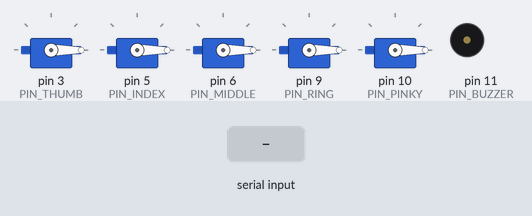
The sketch below on a simulated Arduino Uno, built with avr-gcc and run on an emulated ATmega328P. On the bench: 5 × servo, buzzer (waves = sounding). The test bench sets the inputs (shaded band). What the sketch prints to the serial monitor is not drawn.

Above: at 1.3 s.
1.4 s: "P90\n" received over Serial
At 2.3 s:
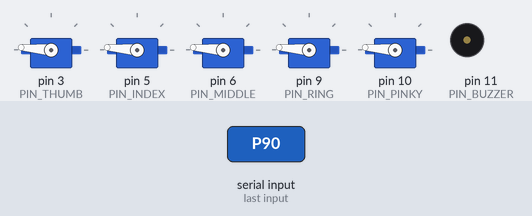
2.9 s: "R90\n" received over Serial
At 2.91 s:
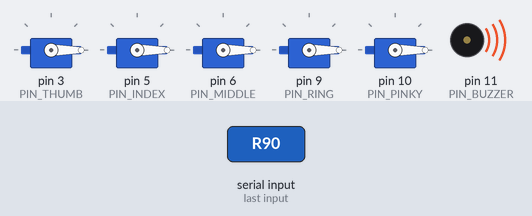
4.4 s: "S90\n" received over Serial
At 5.6 s:
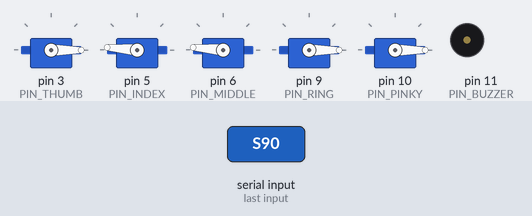
5.9 s: "R,45\n" received over Serial
At 6.4 s:
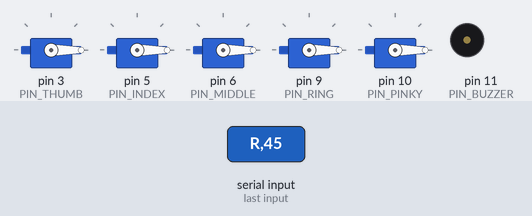
7.4 s: "P,45\n" received over Serial
At 8.7 s:
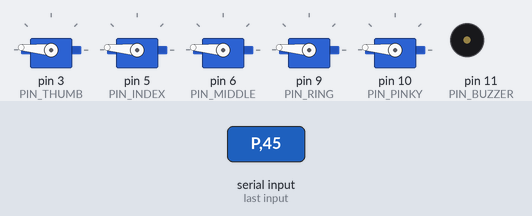
Timing chart, 0 to 9.9 s (numbered marks = the images above; inputs shaded):
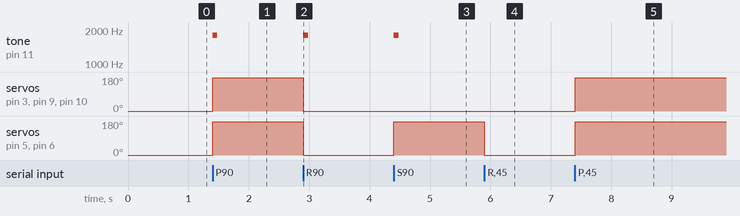

The sketch:

beatter_arm.ino
```cpp
/*
 * beaTTer - Unbeatable Rock-Paper-Scissors Arduino Firmware
 * Controls 5 Servo Motors for robotic hand fingers:
 * Pin 3: Thumb Servo
 * Pin 5: Index Servo
 * Pin 6: Middle Servo
 * Pin 9: Ring Servo
 * Pin 10: Pinky Servo
 * Pin 11: Buzzer / LED indicator
 * Baud Rate: 115200
 */

#include <Servo.h>

Servo servoThumb;
Servo servoIndex;
Servo servoMiddle;
Servo servoRing;
Servo servoPinky;

const int PIN_THUMB = 3;
const int PIN_INDEX = 5;
const int PIN_MIDDLE = 6;
const int PIN_RING = 9;
const int PIN_PINKY = 10;
const int PIN_BUZZER = 11;

// Servo angle limits (calibrate for your physical hand mechanics)
const int ANGLE_CURL = 0;    // Closed fist
const int ANGLE_EXTEND = 175; // Open finger

void setup() {
  Serial.begin(115200);
  pinMode(PIN_BUZZER, OUTPUT);

  servoThumb.attach(PIN_THUMB);
  servoIndex.attach(PIN_INDEX);
  servoMiddle.attach(PIN_MIDDLE);
  servoRing.attach(PIN_RING);
  servoPinky.attach(PIN_PINKY);

  // Initial neutral state (Fist / Rock ready position)
  poseRock();
  digitalWrite(PIN_BUZZER, HIGH);
  delay(100);
  digitalWrite(PIN_BUZZER, LOW);
  Serial.println("BEATTER_ARM_READY");
}

void poseRock() {
  servoThumb.write(ANGLE_CURL);
  servoIndex.write(ANGLE_CURL);
  servoMiddle.write(ANGLE_CURL);
  servoRing.write(ANGLE_CURL);
  servoPinky.write(ANGLE_CURL);
}

void posePaper() {
  servoThumb.write(ANGLE_EXTEND);
  servoIndex.write(ANGLE_EXTEND);
  servoMiddle.write(ANGLE_EXTEND);
  servoRing.write(ANGLE_EXTEND);
  servoPinky.write(ANGLE_EXTEND);
}

void poseScissors() {
  servoThumb.write(ANGLE_CURL);
  servoIndex.write(ANGLE_EXTEND);
  servoMiddle.write(ANGLE_EXTEND);
  servoRing.write(ANGLE_CURL);
  servoPinky.write(ANGLE_CURL);
}

void loop() {
  if (Serial.available() > 0) {
    char cmd = Serial.read();

    switch (cmd) {
      case 'R': // Bot plays Rock
        poseRock();
        break;

      case 'P': // Bot plays Paper
        posePaper();
        break;

      case 'S': // Bot plays Scissors
        poseScissors();
        break;

      case '3':
      case '2':
      case '1':
        // Beep/flash during countdown
        tone(PIN_BUZZER, 800 + (cmd - '0') * 200, 40);
        break;

      case '0': // Shoot sound & neutral
        tone(PIN_BUZZER, 1800, 80);
        break;

      default:
        break;
    }
  }
}
```

Measured:
- after the input at 1.4 s, tone on pin 11 (PIN_BUZZER): silent → 1800 Hz at once, → silent 0.08 s later; servo on pin 3 (PIN_THUMB), servo on pin 5 (PIN_INDEX), servo on pin 6 (PIN_MIDDLE), servo on pin 9 (PIN_RING), servo on pin 10 (PIN_PINKY): 0° → 175° at once
- after the input at 2.9 s, tone on pin 11 (PIN_BUZZER): silent → 1800 Hz at once, → silent 0.08 s later; servo on pin 3 (PIN_THUMB), servo on pin 5 (PIN_INDEX), servo on pin 6 (PIN_MIDDLE), servo on pin 9 (PIN_RING), servo on pin 10 (PIN_PINKY): 175° → 0° at once
- after the input at 4.4 s, tone on pin 11 (PIN_BUZZER): silent → 1800 Hz at once, → silent 0.08 s later; servo on pin 5 (PIN_INDEX), servo on pin 6 (PIN_MIDDLE): 0° → 175° at once
- after the input at 5.9 s, servo on pin 5 (PIN_INDEX), servo on pin 6 (PIN_MIDDLE): 175° → 0° at once
- after the input at 7.4 s, servo on pin 3 (PIN_THUMB), servo on pin 5 (PIN_INDEX), servo on pin 6 (PIN_MIDDLE), servo on pin 9 (PIN_RING), servo on pin 10 (PIN_PINKY): 0° → 175° at once
